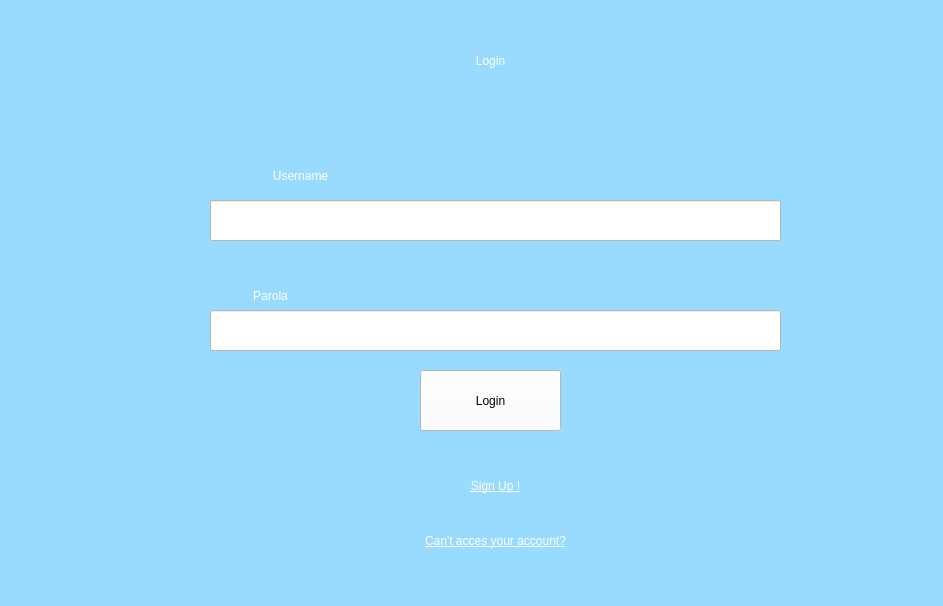
<?xml version="1.0" encoding="UTF-8"?>
<ui version="4.0">
 <class>Form</class>
 <widget class="QWidget" name="Form">
  <property name="geometry">
   <rect>
    <x>0</x>
    <y>0</y>
    <width>943</width>
    <height>606</height>
   </rect>
  </property>
  <property name="windowTitle">
   <string>Form</string>
  </property>
  <widget class="QLabel" name="login_titlu_label">
   <property name="geometry">
    <rect>
     <x>370</x>
     <y>0</y>
     <width>241</width>
     <height>121</height>
    </rect>
   </property>
   <property name="styleSheet">
    <string notr="true">color: rgb(255, 255, 255);
font: 87 50pt &quot;Arial Black&quot;;</string>
   </property>
   <property name="text">
    <string>Login</string>
   </property>
   <property name="alignment">
    <set>Qt::AlignCenter</set>
   </property>
  </widget>
  <widget class="QPushButton" name="login_button">
   <property name="geometry">
    <rect>
     <x>420</x>
     <y>370</y>
     <width>141</width>
     <height>61</height>
    </rect>
   </property>
   <property name="styleSheet">
    <string notr="true">background-color: rgb(255, 255, 255);
font: 16pt &quot;Arial&quot;;
</string>
   </property>
   <property name="text">
    <string>Login</string>
   </property>
  </widget>
  <widget class="QLabel" name="parola_label">
   <property name="geometry">
    <rect>
     <x>210</x>
     <y>280</y>
     <width>121</width>
     <height>31</height>
    </rect>
   </property>
   <property name="styleSheet">
    <string notr="true">color: rgb(255, 255, 255);
font: 87 20pt &quot;Arial Black&quot;;</string>
   </property>
   <property name="text">
    <string>Parola</string>
   </property>
   <property name="alignment">
    <set>Qt::AlignCenter</set>
   </property>
  </widget>
  <widget class="QLabel" name="sign_up">
   <property name="geometry">
    <rect>
     <x>440</x>
     <y>470</y>
     <width>111</width>
     <height>31</height>
    </rect>
   </property>
   <property name="styleSheet">
    <string notr="true">color: rgb(255, 255, 255);
font: 75 15pt &quot;MS Shell Dlg 2&quot;;
text-decoration: underline;</string>
   </property>
   <property name="text">
    <string>Sign Up !</string>
   </property>
   <property name="alignment">
    <set>Qt::AlignCenter</set>
   </property>
  </widget>
  <widget class="QLineEdit" name="password_input">
   <property name="geometry">
    <rect>
     <x>210</x>
     <y>310</y>
     <width>571</width>
     <height>41</height>
    </rect>
   </property>
   <property name="styleSheet">
    <string notr="true">background-color: rgb(255, 255, 255);
font: 12pt &quot;Arial&quot;;</string>
   </property>
  </widget>
  <widget class="QLineEdit" name="username_input">
   <property name="geometry">
    <rect>
     <x>210</x>
     <y>200</y>
     <width>571</width>
     <height>41</height>
    </rect>
   </property>
   <property name="styleSheet">
    <string notr="true">background-color: rgb(255, 255, 255);
font: 12pt &quot;Arial&quot;;</string>
   </property>
  </widget>
  <widget class="QLabel" name="cant_access_account">
   <property name="geometry">
    <rect>
     <x>420</x>
     <y>530</y>
     <width>151</width>
     <height>21</height>
    </rect>
   </property>
   <property name="styleSheet">
    <string notr="true">color: rgb(255, 255, 255);
font: 87 14pt &quot;Arial Black&quot;;
font: 8pt &quot;MS Shell Dlg 2&quot;;
text-decoration: underline;</string>
   </property>
   <property name="text">
    <string>Can't acces your account?</string>
   </property>
   <property name="alignment">
    <set>Qt::AlignCenter</set>
   </property>
  </widget>
  <widget class="QLabel" name="username_label">
   <property name="geometry">
    <rect>
     <x>200</x>
     <y>150</y>
     <width>201</width>
     <height>51</height>
    </rect>
   </property>
   <property name="styleSheet">
    <string notr="true">color: rgb(255, 255, 255);
font: 87 20pt &quot;Arial Black&quot;;</string>
   </property>
   <property name="text">
    <string>Username</string>
   </property>
   <property name="alignment">
    <set>Qt::AlignCenter</set>
   </property>
  </widget>
  <widget class="QLabel" name="image_background">
   <property name="geometry">
    <rect>
     <x>0</x>
     <y>0</y>
     <width>1061</width>
     <height>621</height>
    </rect>
   </property>
   <property name="styleSheet">
    <string notr="true">background-color: rgb(152, 219, 255);</string>
   </property>
   <property name="text">
    <string/>
   </property>
   <property name="pixmap">
    <pixmap>../../../../../cojoc/Downloads/Image1.png</pixmap>
   </property>
  </widget>
  <zorder>image_background</zorder>
  <zorder>login_titlu_label</zorder>
  <zorder>login_button</zorder>
  <zorder>parola_label</zorder>
  <zorder>sign_up</zorder>
  <zorder>password_input</zorder>
  <zorder>username_input</zorder>
  <zorder>cant_access_account</zorder>
  <zorder>username_label</zorder>
 </widget>
 <resources/>
 <connections/>
</ui>
